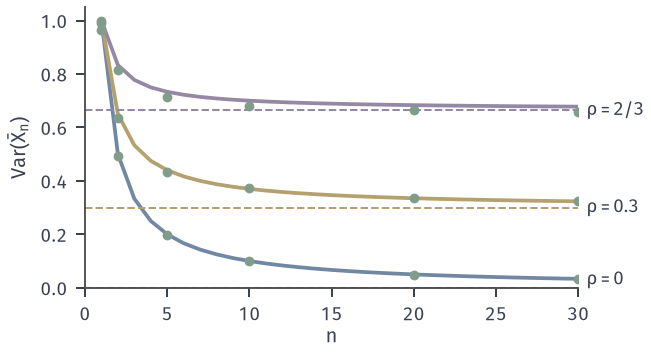

The Python source for this figure:
"""Variance of the average of n equicorrelated readings with unit variance: 1/n+(1-1/n)rho, rho=0, 0.3, 2/3.
Green dots: sample variance over 4000 simulated replications (seed 11), X_i=sqrt(rho)Z_0+sqrt(1-rho)Z_i."""
from pathlib import Path
import sys
ROOT = next(p for p in Path(__file__).resolve().parents if (p/"build.sh").is_file() and (p/"tex/book.tex").is_file())
sys.path.insert(0, str(ROOT/"figures/00-shared/mathematical-preliminaries-upper/00-shared/comprehension-figures"))
from support import figure, save, BLUE, GREEN, YELLOW, RED, PURPLE, INK, MUTED, GRID, BLUE_FILL, GREEN_FILL, YELLOW_FILL, RED_FILL, PURPLE_FILL
import numpy as np
STROKE = "#4C4D4F"
def tag(ax, s, y=-0.30):
    ax.text(0.5, y, s, transform=ax.transAxes, ha="center", va="top")

rng = np.random.default_rng(11); R = 4000
fig, ax = figure(width_mm=92, height_mm=50)
nn = np.arange(1, 31); facts = {}
for rho, c in ((0.0, BLUE), (0.3, YELLOW), (2/3, PURPLE)):
    ax.plot(nn, 1/nn + (1-1/nn)*rho, color=c, lw=1.5)
    ax.axhline(rho, color=c, lw=0.8, ls='--')
    pts = [1, 2, 5, 10, 20, 30]
    Z0 = rng.standard_normal(R); Z = rng.standard_normal((R, 30))
    Xs = np.sqrt(rho)*Z0[:, None] + np.sqrt(1-rho)*Z
    sv = [np.var(Xs[:, :m].mean(1)) for m in pts]
    ax.scatter(pts, sv, s=10, color=GREEN, zorder=3)
    facts[f'{rho:.3f}'] = dict(zip(map(str, pts), map(float, sv)))
ax.text(30.5, 2/3, r'$\rho=2/3$', va='center', fontsize=7.5)
ax.text(30.5, 0.3, r'$\rho=0.3$', va='center', fontsize=7.5)
ax.text(30.5, 0.03, r'$\rho=0$', va='center', fontsize=7.5)
ax.set_xlim(0, 30); ax.set_ylim(0, 1.05); ax.set_xlabel('$n$', labelpad=1)
ax.set_ylabel(r'$\operatorname{Var}(\bar{X}_n)$')
save(fig, Path(__file__).resolve().parent, 'figure', {'seed': 11, 'replications': R, 'sample_var': facts})
